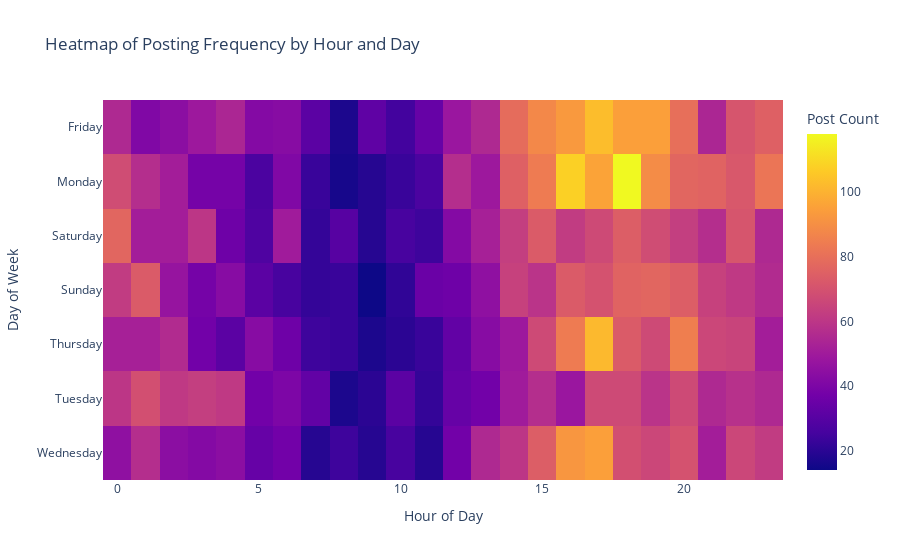

Source (notebook cell):
### Code cell
heatmap_data = combined_df.pivot_table(
    index='day_of_week_original', columns='hour_original', values='id_original', aggfunc='count', fill_value=0
).reset_index()

fig = px.imshow(
    heatmap_data.set_index('day_of_week_original'),
    labels=dict(x='Hour of Day', y='Day of Week', color='Post Count'),
    title='Heatmap of Posting Frequency by Hour and Day'
)
fig.show()
fig.write_html('posting_heatmap.html')

### Figure 1 — Plotly figure (JSON) as saved in the notebook; plotly's stock layout.template omitted (floating-point values rounded to 4 significant figures; data arrays with more than 128 entries replaced by an {"elided": "..."} marker saying what was removed)
{"data": [{"coloraxis": "coloraxis", "hovertemplate": "Hour of Day: %{x}<br>Day of Week: %{y}<br>Post Count: %{z}<extra></extra>", "name": "0", "type": "heatmap", "x": [0, 1, 2, 3, 4, 5, 6, 7, 8, 9, 10, 11, 12, 13, 14, 15, 16, 17, 18, 19, 20, 21, 22, 23], "xaxis": "x", "y": ["Friday", "Monday", "Saturday", "Sunday", "Thursday", "Tuesday", "Wednesday"], "yaxis": "y", "z": {"elided": "7x24 int values"}}], "layout": {"coloraxis": {"colorbar": {"title": {"text": "Post Count"}}, "colorscale": [[0, "#0d0887"], [0.1111, "#46039f"], [0.2222, "#7201a8"], [0.3333, "#9c179e"], [0.4444, "#bd3786"], [0.5556, "#d8576b"], [0.6667, "#ed7953"], [0.7778, "#fb9f3a"], [0.8889, "#fdca26"], [1, "#f0f921"]]}, "title": {"text": "Heatmap of Posting Frequency by Hour and Day"}, "xaxis": {"anchor": "y", "constrain": "domain", "domain": [0, 1], "scaleanchor": "y", "title": {"text": "Hour of Day"}}, "yaxis": {"anchor": "x", "autorange": "reversed", "constrain": "domain", "domain": [0, 1], "title": {"text": "Day of Week"}}}}
